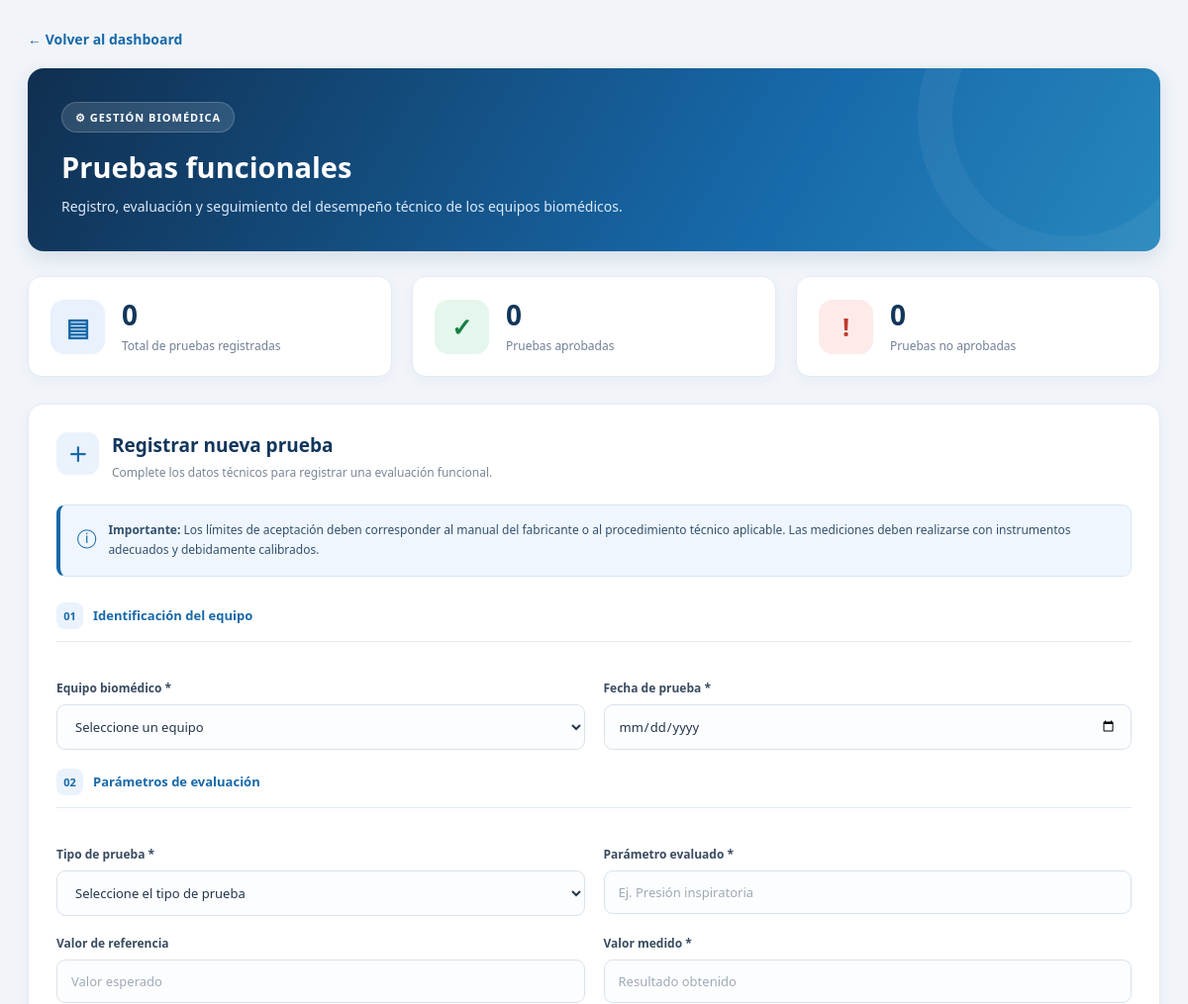
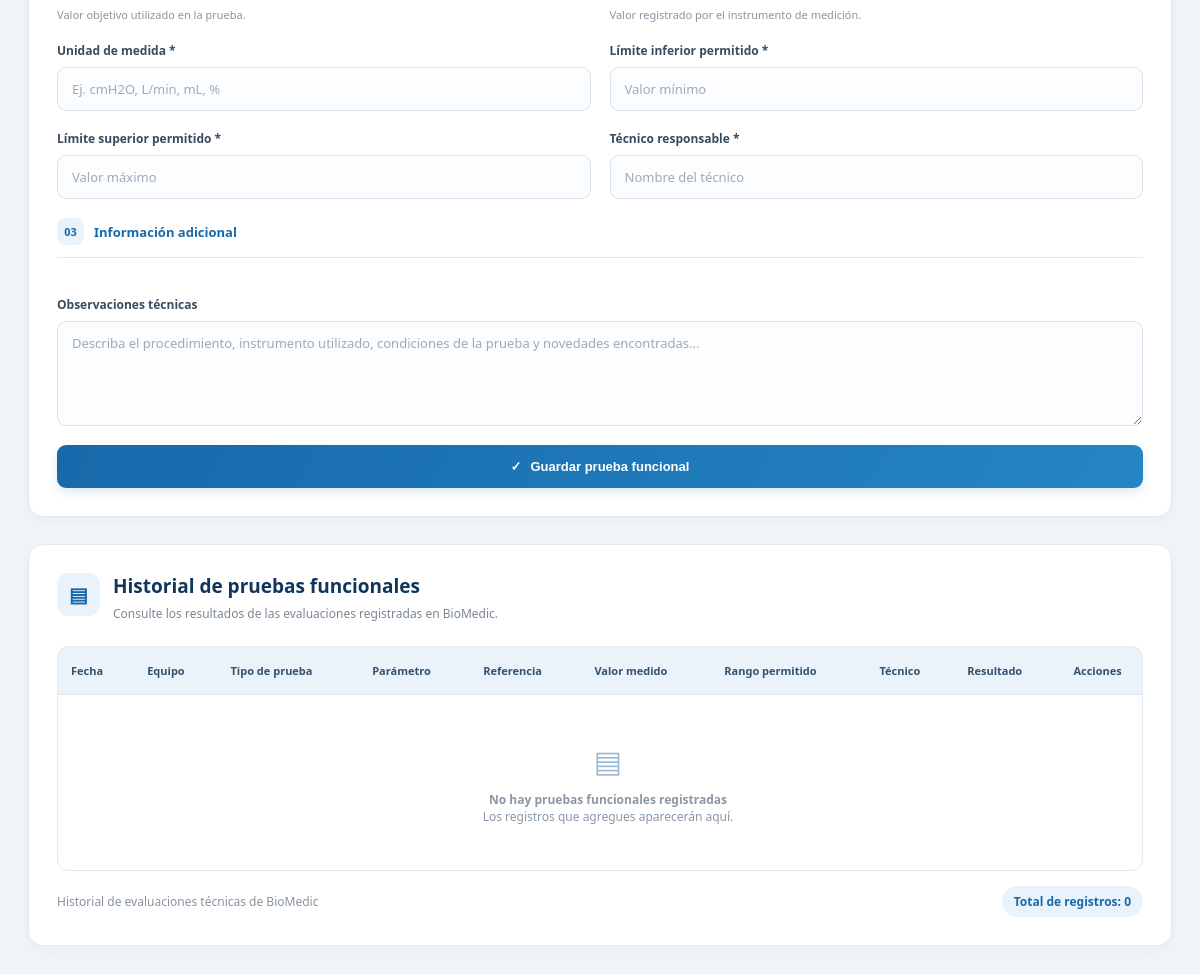
The app's page /pruebas-funcionales, older data (2 pictures, top to bottom).
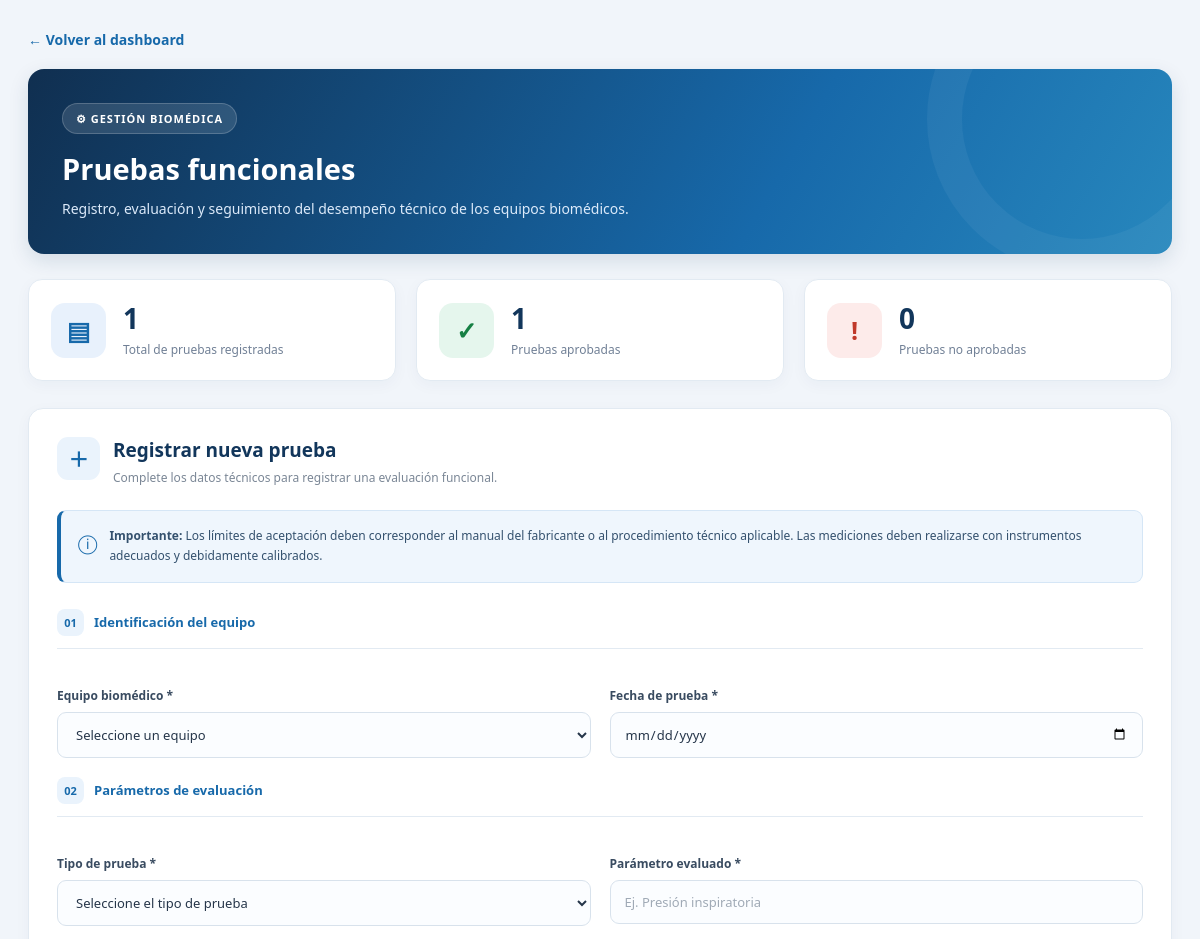
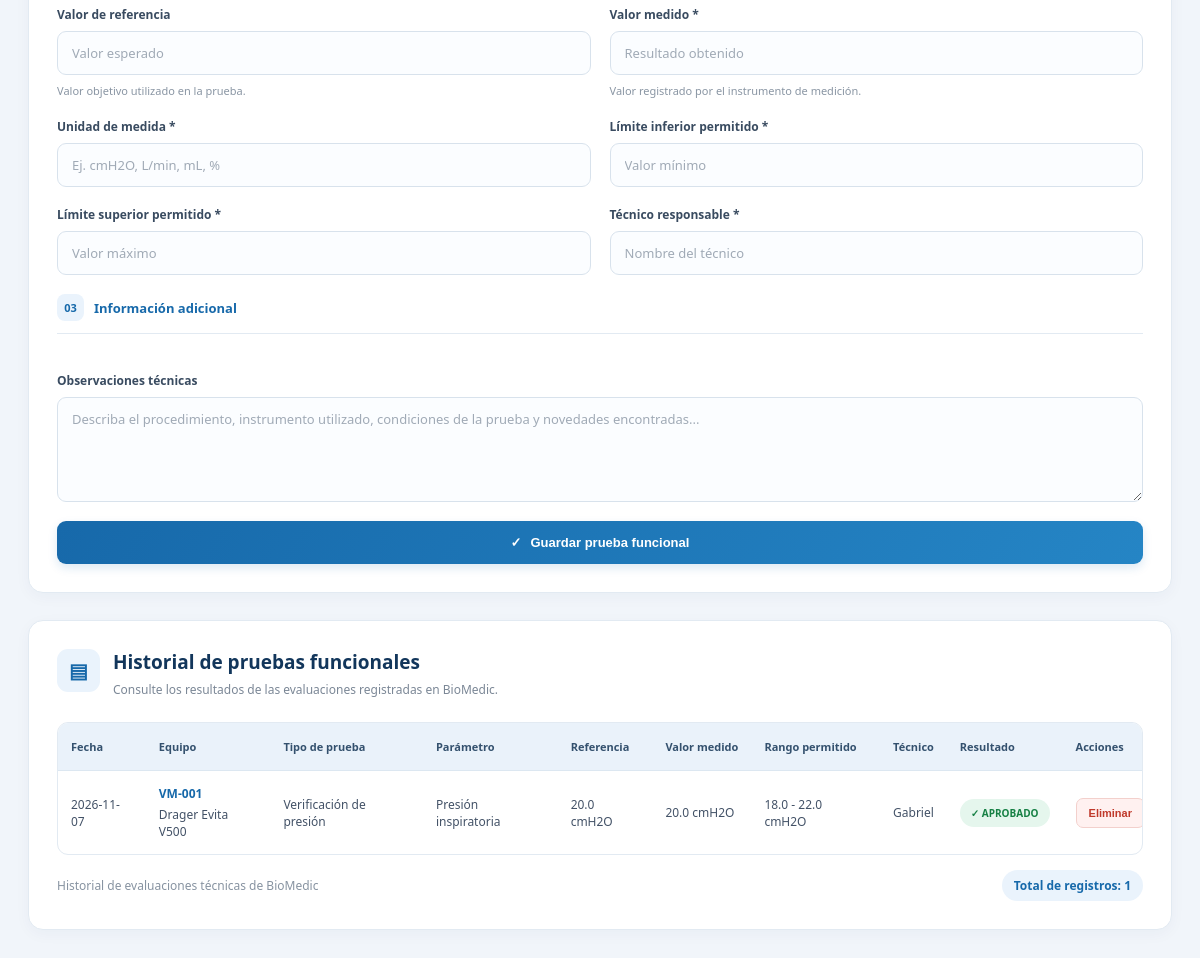
The same page, newer data (2 pictures, top to bottom).
### tables this page shows
CREATE TABLE pruebas_funcionales (
            id INTEGER PRIMARY KEY AUTOINCREMENT,
            equipo_id INTEGER NOT NULL,
            fecha TEXT NOT NULL,
            tipo_prueba TEXT NOT NULL,
            parametro TEXT NOT NULL,
            valor_referencia REAL,
            valor_medido REAL,
            unidad TEXT,
            limite_inferior REAL,
            limite_superior REAL,
            resultado TEXT NOT NULL,
            tecnico TEXT NOT NULL,
            observaciones TEXT,
            FOREIGN KEY (equipo_id)
                REFERENCES equipos(id)
        );

CREATE TABLE equipos (
            id INTEGER PRIMARY KEY AUTOINCREMENT,
            codigo TEXT NOT NULL,
            marca TEXT NOT NULL,
            modelo TEXT NOT NULL,
            serie TEXT NOT NULL,
            ubicacion TEXT NOT NULL,
            servicio TEXT NOT NULL,
            estado TEXT NOT NULL,
            fecha TEXT,
            observaciones TEXT
        );

### app.py (the view, shortened to what this page needs)
@app.route("/pruebas-funcionales", methods=["GET", "POST"])
def pruebas_funcionales():
    conexion = conectar_bd()
    equipos = conexion.execute("""
        SELECT *
        FROM equipos
        ORDER BY codigo ASC
    """).fetchall()
    pruebas = conexion.execute("""
        SELECT
            pruebas_funcionales.*,
            equipos.codigo,
            equipos.marca,
            equipos.modelo
        FROM pruebas_funcionales
        INNER JOIN equipos
            ON pruebas_funcionales.equipo_id = equipos.id
        ORDER BY pruebas_funcionales.fecha DESC,
                 pruebas_funcionales.id DESC
    """).fetchall()
    conexion.close()
    return render_template(
        "pruebas_funcionales.html",
        equipos=equipos,
        pruebas=pruebas
    )

### app.py (called while the page is built)
@app.after_request
def forzar_utf8(response):
    if response.content_type.startswith("text/html"):
        response.headers["Content-Type"] = "text/html; charset=utf-8"
    return response

def conectar_bd():
    conexion = sqlite3.connect(DATABASE)
    conexion.row_factory = sqlite3.Row
    return conexion

### templates/pruebas_funcionales.html (shortened to what the changed rows need)
<!DOCTYPE html>
<html lang="es">
<head>
</head>
<body>
<div class="contenedor">
    <div class="encabezado">
        <div class="encabezado-contenido">
            <h1>Pruebas funcionales</h1>
        </div>
    </div>
    {% set resumen = namespace(aprobadas=0, rechazadas=0) %}
    {% for prueba in pruebas %}
        {% if prueba.resultado == "APROBADO" %}
            {% set resumen.aprobadas = resumen.aprobadas + 1 %}
        {% else %}
            {% set resumen.rechazadas = resumen.rechazadas + 1 %}
        {% endif %}
    {% endfor %}
    <div class="indicadores">
        <div class="tarjeta-indicador">
            <div class="dato-indicador">
                <strong>{{ pruebas|length }}</strong>
                <span>Total de pruebas registradas</span>
            </div>
        </div>
        <div class="tarjeta-indicador">
            <div class="dato-indicador">
                <strong>{{ resumen.aprobadas }}</strong>
                <span>Pruebas aprobadas</span>
            </div>
        </div>
    </div>
    <div class="panel">
        <div class="encabezado-panel">
            <div>
                <h2 class="titulo-panel">Registrar nueva prueba</h2>
            </div>
        </div>
    </div>
    <div class="panel">
        <div class="encabezado-panel">
            <div>
                <h2 class="titulo-panel">
                    Historial de pruebas funcionales
                </h2>
            </div>
        </div>
        <div class="tabla-contenedor">
            <table>
                <thead>
                    <tr>
                        <th>Fecha</th>
                        <th>Equipo</th>
                        <th>Tipo de prueba</th>
                        <th>Parámetro</th>
                        <th>Referencia</th>
                        <th>Valor medido</th>
                        <th>Rango permitido</th>
                        <th>Técnico</th>
                        <th>Resultado</th>
                        <th>Acciones</th>
                    </tr>
                </thead>
                <tbody>
                    {% for prueba in pruebas %}
                    <tr>
                        <td>{{ prueba.fecha }}</td>
                        <td>
                            <span class="codigo-equipo">
                                {{ prueba.codigo }}
                            </span>
                            <br>
                            {{ prueba.marca }} {{ prueba.modelo }}
                        </td>
                        <td>{{ prueba.tipo_prueba }}</td>
                        <td>{{ prueba.parametro }}</td>
                        <td>
                            {% if prueba.valor_referencia is not none %}
                                {{ prueba.valor_referencia }} {{ prueba.unidad }}
                            {% else %}
                                No definido
                            {% endif %}
                        </td>
                        <td>
                            {{ prueba.valor_medido }} {{ prueba.unidad }}
                        </td>
                        <td>
                            {{ prueba.limite_inferior }} -
                            {{ prueba.limite_superior }} {{ prueba.unidad }}
                        </td>
                        <td>{{ prueba.tecnico }}</td>
                        <td>
                            {% if prueba.resultado == "APROBADO" %}
                                <span class="resultado aprobado">
                                    ✓ APROBADO
                                </span>
                            {% else %}
                                <span class="resultado no-aprobado">
                                    ✕ NO APROBADO
                                </span>
                            {% endif %}
                        </td>
                        <td>
                            <form method="POST"
                                  action="{{ url_for('eliminar_prueba_funcional', prueba_id=prueba.id) }}"
                                  onsubmit="return confirm('¿Estás seguro de que deseas eliminar esta prueba funcional? Esta acción no se puede deshacer.');">
                                <button type="submit" class="boton-eliminar">
                                    Eliminar
                                </button>
                            </form>
                        </td>
                    </tr>
                    {% else %}
                    <tr>
                        <td colspan="10" class="sin-registros">
                            <span class="sin-registros-icono">▤</span>
                            <strong>No hay pruebas funcionales registradas</strong>
                            <br>
                            Los registros que agregues aparecerán aquí.
                        </td>
                    </tr>
                    {% endfor %}
                </tbody>
            </table>
        </div>
        <div class="pie-tabla">
            <span>Historial de evaluaciones técnicas de BioMedic</span>
            <span class="total-registros">
                Total de registros: {{ pruebas|length }}
            </span>
        </div>
    </div>
</div>
</body>
</html>

Row changes from the older to the newer data that the page shows:
added pruebas_funcionales: fecha "2026-11-07", codigo "VM-001", marca "Drager", modelo "Evita V500", tipo_prueba "Verificación de presión", parametro "Presión inspiratoria", valor_referencia "20.0", unidad "cmH2O", valor_medido "20.0", limite_inferior "18.0", limite_superior "22.0", tecnico "Gabriel", resultado "✓ APROBADO"
Text that changed along with them:
{{ pruebas|length }}: "0" → "1"
{{ resumen.aprobadas }}: "0" → "1"
text no longer shown: "▤ No hay pruebas funcionales registradas Los registros que agregues aparecerán aquí."
